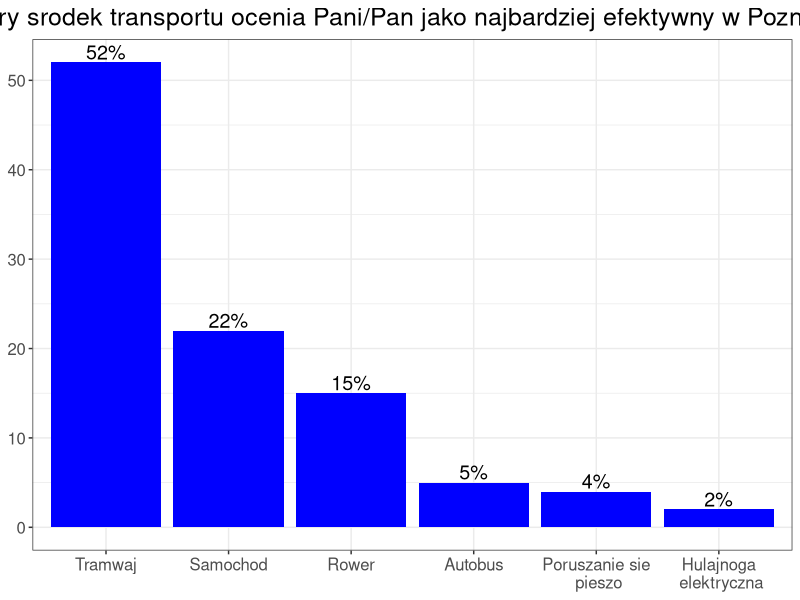

Write R code to recreate this figure.
## ---- chunk 1
knitr::opts_chunk$set(echo = TRUE)

## ---- chunk 2
knitr::include_graphics('https://www.ztm.poznan.pl/assets/Uploads/_resampled/ResizedImageWzYwMCwzMDFd/obrazek-pokazujacy-ze-52-proc.-ankietowanych-w-konsultacjach-trasy-tramwajowej-na-Marcelin-najlepiej-ocenia-komunikacje-tramwajowa.png')
## ---- chunk 3
library(ggplot2)

Procent <- c(52, 22, 15, 5, 4,2)

pojazdy <- c("Tramwaj", "Samochod", "Rower", "Autobus",
             "Poruszanie sie\n pieszo", "Hulajnoga\n elektryczna")

dane <- data.frame(Procent, pojazdy)

ggplot(dane, aes(x = reorder(pojazdy, -Procent) , y = Procent)) +
  geom_bar(stat="identity", fill = c("blue")) +
  ggtitle("Ktory srodek transportu ocenia Pani/Pan jako najbardziej efektywny w Poznaniu?") +
  theme_bw() + #usuniecie tla
  theme(text = element_text(size=15),
        axis.title.x = element_blank(), #usuniecie nazw osi
        axis.title.y = element_blank(),
        plot.title = element_text(hjust = 0.5)) + # wysrodkowanie tytulu
  geom_text(aes(label = paste(as.character(Procent), "%", sep="")),
            vjust = -0.2, # pozycja
            colour = "black", 
            size = 5)
  
